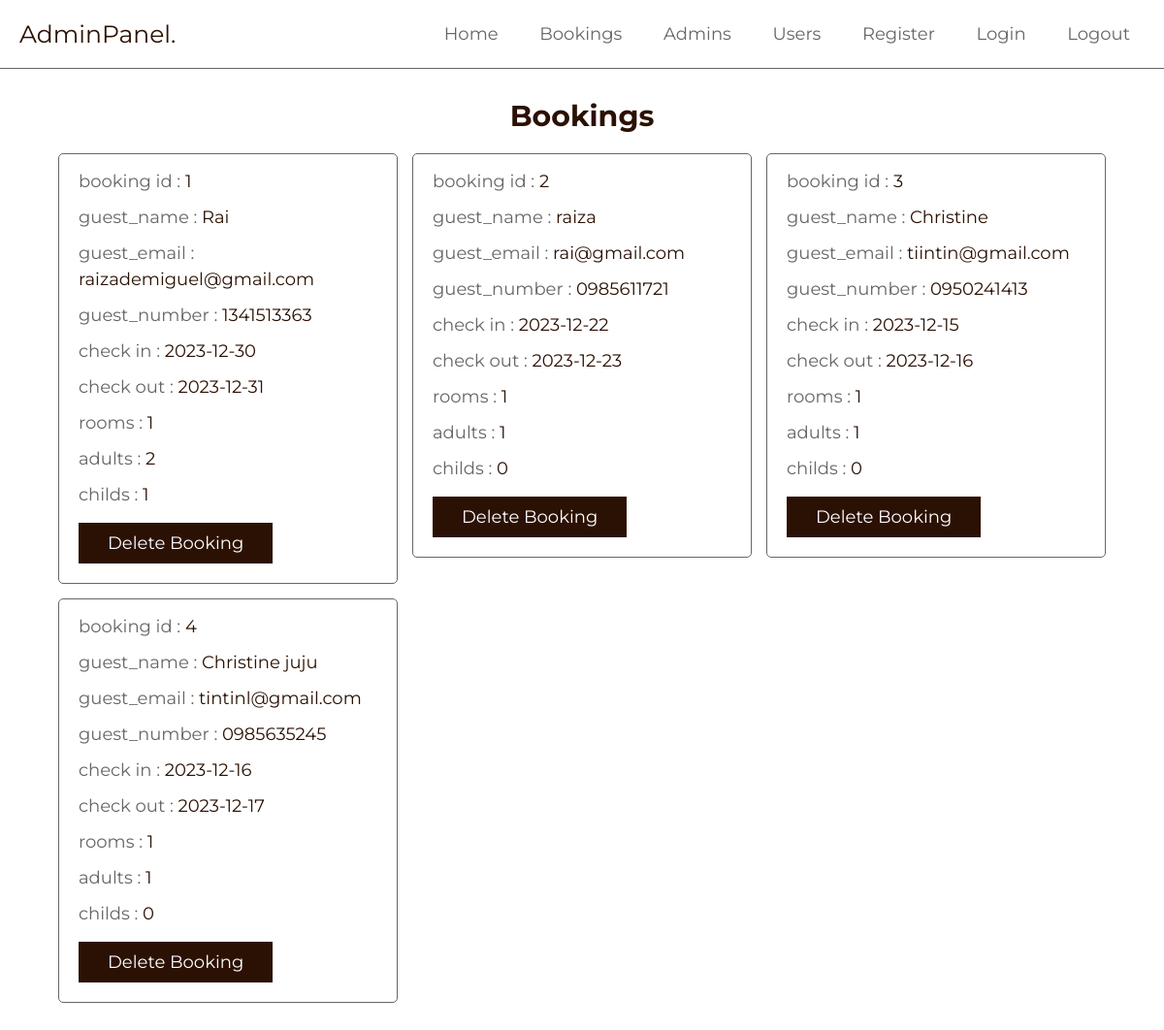
Screenshot of /admin/bookings.php (signed in) with the database file from the repository.
### tables this page shows
CREATE TABLE `bookings` (
  `booking_id` int(20) NOT NULL,
  `user_id` int(11) NOT NULL,
  `guest_name` varchar(50) NOT NULL,
  `guest_email` varchar(50) NOT NULL,
  `guest_number` varchar(10) NOT NULL,
  `rooms` int(1) NOT NULL,
  `check_in` varchar(10) NOT NULL,
  `check_out` varchar(10) NOT NULL,
  `adults` int(1) NOT NULL,
  `childs` int(1) NOT NULL
);

### admin/bookings.php (the view, shortened to what this page needs)
<?php
include '../components/connect.php';
?>
<!DOCTYPE html>
<html lang="en">
<head>
   <link rel="stylesheet" href="https://cdnjs.cloudflare.com/ajax/libs/font-awesome/6.2.0/css/all.min.css">
   <link rel="stylesheet" href="../css/admin_style.css">
</head>
<body>
<?php include '../components/admin_header.php'; ?>
<section class="grid">
   <h1 class="heading">bookings</h1>
   <div class="box-container">
   <?php
      $select_bookings = $conn->prepare("SELECT * FROM `bookings`");
      $select_bookings->execute();
      if($select_bookings->rowCount() > 0){
         while($fetch_bookings = $select_bookings->fetch(PDO::FETCH_ASSOC)){
   ?>
   <div class="box">
      <p>booking id : <span><?= $fetch_bookings['booking_id']; ?></span></p>
      <p>guest_name : <span><?= $fetch_bookings['guest_name']; ?></span></p>
      <p>guest_email : <span><?= $fetch_bookings['guest_email']; ?></span></p>
      <p>guest_number : <span><?= $fetch_bookings['guest_number']; ?></span></p>
      <p>check in : <span><?= $fetch_bookings['check_in']; ?></span></p>
      <p>check out : <span><?= $fetch_bookings['check_out']; ?></span></p>
      <p>rooms : <span><?= $fetch_bookings['rooms']; ?></span></p>
      <p>adults : <span><?= $fetch_bookings['adults']; ?></span></p>
      <p>childs : <span><?= $fetch_bookings['childs']; ?></span></p>
      <form action="" method="POST">
         <input type="submit" value="delete booking" onclick="return confirm('delete this booking?');" name="delete" class="btn">
      </form>
   </div>
   <?php
      }
      }
   ?>
   </div>
</section>
</body>
</html>

### components/admin_header.php (shortened to what this page needs)
<header class="header">
   <section class="flex">
      <a href="dashboard.php" class="logo">AdminPanel.</a>
      <nav class="navbar">
         <a href="dashboard.php">home</a>
         <a href="bookings.php">bookings</a>
         <a href="admins.php">admins</a>
         <a href="users.php">users</a>
         <a href="register.php">register</a>
         <a href="login.php">login</a>
         <a href="../components/admin_logout.php" onclick="return confirm('logout from this website?');">logout</a>
      </nav>
   </section>
</header>

### css/admin_style.css (style rules this page uses)
:root { --main-color:#2B1103; --sub-color:#666; --white:#fff; --border:.1rem solid var(--sub-color); }
* { font-family: 'Montserrat', sans-serif; margin: 0; padding: 0; box-sizing: border-box; outline: none; border: none; text-decoration: none; }
html { font-size: 62.5%; overflow-x: hidden; scroll-behavior: smooth; scroll-padding-top: 2rem; }
section { padding: 3rem 2rem; max-width: 1200px; margin: 0 auto; }
.heading { margin-bottom: 2rem; text-align: center; text-transform: capitalize; color: var(--main-color); font-size: 3rem; }
.btn { display: inline-block; cursor: pointer; padding: 1rem 3rem; font-size: 1.8rem; color: var(--white); text-align: center; text-transform: capitalize; transition: .2s linear; margin-top: 1rem; background-color: var(--main-color); }
.header { border-bottom: var(--border); position: sticky; top: 0; left: 0; right: 0; background-color: var(--white); z-index: 1000; }
.header .flex { padding:2rem; display: flex; align-items: center; justify-content: space-between; position: relative; }
.header .flex .logo { font-size: 2.5rem; color: var(--main-color); }
.header .flex .navbar a { margin-left: 1rem; font-size: 1.8rem; color: var(--sub-color); padding: .5rem 1.5rem; border-radius: .5rem; text-transform: capitalize; }
.grid .box-container { display: grid; grid-template-columns: repeat(auto-fit, 35rem); align-items: flex-start; justify-content: center; gap: 1.5rem; }
.grid .box-container .box { border-radius: .5rem; padding: 2rem; padding-top: 1rem; border: var(--border); overflow-x: hidden; }
.grid .box-container .box p { line-height: 1.5; padding: .5rem 0; font-size: 1.8rem; color: var(--sub-color); white-space: pre-line; text-overflow: ellipsis; overflow-x: hidden; }
.grid .box-container .box p span { color: var(--main-color); }

### rows the page displays
bookings: booking_id "1", guest_name "Rai", guest_email "raizademiguel@gmail.com", guest_number "1341513363", check_in "2023-12-30", check_out "2023-12-31", rooms "1", adults "2", childs "1"
bookings: booking_id "2", guest_name "raiza", guest_email "rai@gmail.com", guest_number "0985611721", check_in "2023-12-22", check_out "2023-12-23", rooms "1", adults "1", childs "0"
bookings: booking_id "3", guest_name "Christine", guest_email "tiintin@gmail.com", guest_number "0950241413", check_in "2023-12-15", check_out "2023-12-16", rooms "1", adults "1", childs "0"
bookings: booking_id "4", guest_name "Christine juju", guest_email "tintinl@gmail.com", guest_number "0985635245", check_in "2023-12-16", check_out "2023-12-17", rooms "1", adults "1", childs "0"
